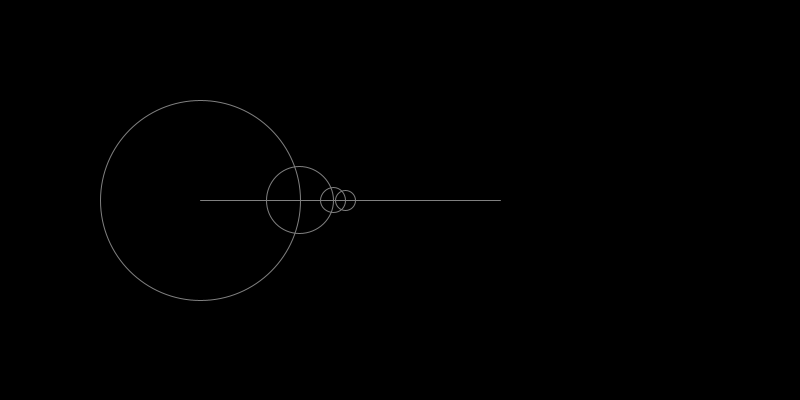
Frame 1 (no input)
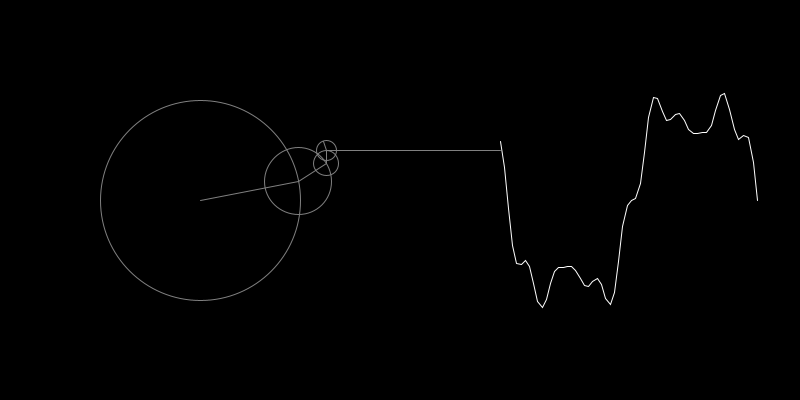
Frame 60 (the mouse pressed at the canvas centre just before this capture)
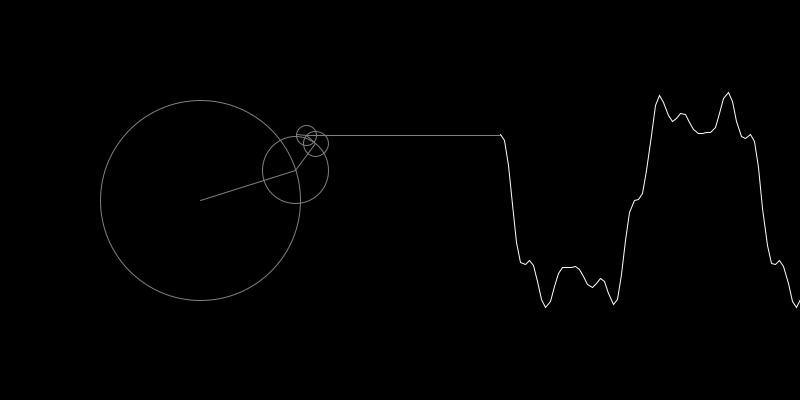
Frame 120 (the mouse held since frame 60 and released just before this capture)

The Processing sketch that drew these frames (run headless with seeded random() and noise(); from frame 60 on, the mouse is pressed at the canvas centre):

// Processing sketch: DFT
// ── DFT.pde
float r = 100.0;
float l = 300.0;
float t = 0.0;
float k = 1.0;

ArrayList<PVector> curve = new ArrayList<PVector>();

void setup() {
  size(800, 400);
}

void draw() {
  background(0);
  noFill();
  stroke(255);
  
  float dt = 1.0 / frameRate;
  
  float x1 = r * cos(-2 * PI * k * t);
  float y1 = r * sin(-2 * PI * k * t);
  
  float x2 = x1 + (r / 3) * cos(-2 * PI * k * t * 3);
  float y2 = y1 + (r / 3) * sin(-2 * PI * k * t * 3);
  
  float x3 = x2 + (r / 8) * cos(-2 * PI * k * t * 8);
  float y3 = y2 + (r / 8) * sin(-2 * PI * k * t * 8);
  
  float x4 = x3 + (r / 10) * cos(-2 * PI * k * t * 10);
  float y4 = y3 + (r / 10) * sin(-2 * PI * k * t * 10);
 
  for (int i = curve.size() - 1; i >= 0; i--) {
    PVector v = curve.get(i);
    v.x += 250 * dt;
  }
  curve.add(new PVector(0, y4));
  if(curve.size() > 100) {
    curve.remove(0);
  }

  stroke(128);
  
  ellipse(200, 200, r * 2, r * 2);
  ellipse(200 + x1, 200 + y1, (r / 3) * 2, (r / 3) * 2);
  ellipse(200 + x2, 200 + y2, (r / 8) * 2, (r / 8) * 2);
  ellipse(200 + x3, 200 + y3, (r / 10) * 2, (r / 10) * 2);
  
  line(200, 200, 200 + x1, 200 + y1);
  line(200 + x1, 200 + y1, 200 + x2, 200 + y2);
  line(200 + x2, 200 + y2, 200 + x3, 200 + y3);
  line(200 + x3, 200 + y3, 200 + x4, 200 + y4);
  
  line(200 + x3, 200 + y3, 200 + l, 200 + y3);
  
  stroke(255);
  
  beginShape();
  for (int i = curve.size() - 1; i >= 0; i--) {
    PVector v = curve.get(i);
    vertex(200 + l + v.x, 200 + v.y);
  }
  endShape();
  
  t += dt;
}
